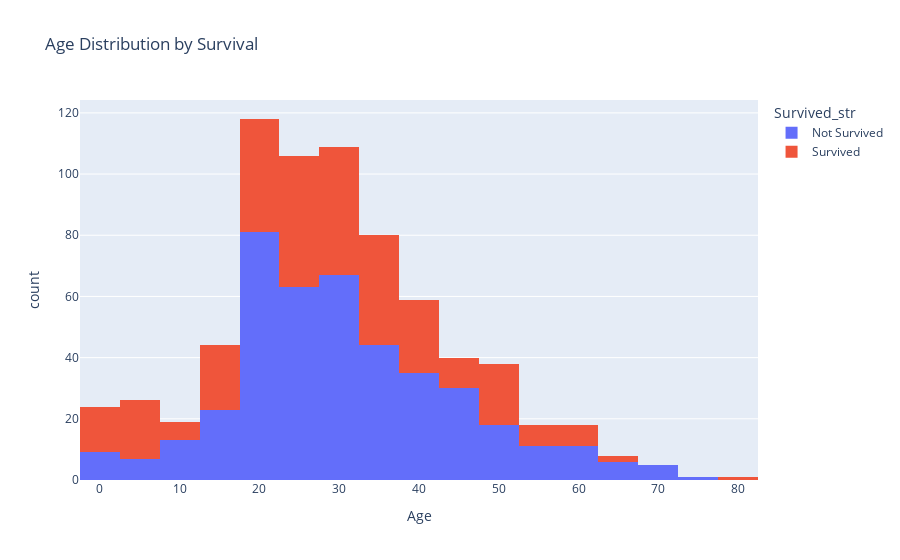
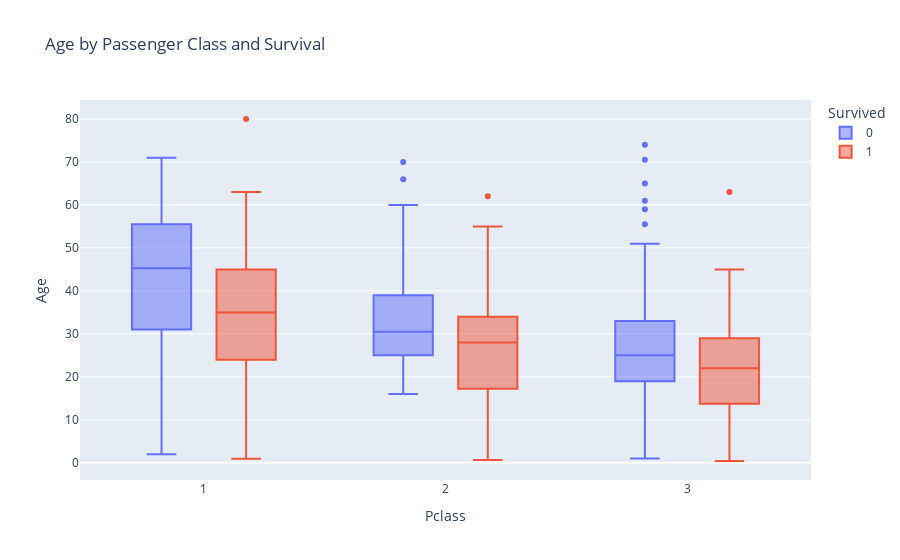

The notebook cell saved with these charts, in order:
### Markdown cell above
# 6.*Interactive Visuals*

### Code cell
df['Survived_str'] = df['Survived'].map({0: 'Not Survived', 1: 'Survived'})
fig = px.histogram(df, x='Age', color='Survived_str', nbins=30,
                   title="Age Distribution by Survival")
fig.show()

fig = px.box(df, x='Pclass', y='Age', color='Survived', title="Age by Passenger Class and Survival")
fig.show()

### Figure 1 — Plotly figure (JSON) as saved in the notebook; plotly's stock layout.template omitted (floating-point values rounded to 4 significant figures; data arrays with more than 128 entries replaced by an {"elided": "..."} marker saying what was removed)
{"data": [{"alignmentgroup": "True", "bingroup": "x", "hovertemplate": "Survived_str=Not Survived<br>Age=%{x}<br>count=%{y}<extra></extra>", "legendgroup": "Not Survived", "marker": {"color": "#636efa", "pattern": {"shape": ""}}, "name": "Not Survived", "nbinsx": 30, "offsetgroup": "Not Survived", "orientation": "v", "showlegend": true, "type": "histogram", "x": {"elided": "549 float values"}, "xaxis": "x", "yaxis": "y"}, {"alignmentgroup": "True", "bingroup": "x", "hovertemplate": "Survived_str=Survived<br>Age=%{x}<br>count=%{y}<extra></extra>", "legendgroup": "Survived", "marker": {"color": "#EF553B", "pattern": {"shape": ""}}, "name": "Survived", "nbinsx": 30, "offsetgroup": "Survived", "orientation": "v", "showlegend": true, "type": "histogram", "x": {"elided": "342 float values"}, "xaxis": "x", "yaxis": "y"}], "layout": {"autosize": true, "barmode": "relative", "legend": {"title": {"text": "Survived_str"}, "tracegroupgap": 0}, "title": {"text": "Age Distribution by Survival"}, "xaxis": {"anchor": "y", "autorange": true, "domain": [0, 1], "range": [-2.5, 82.5], "title": {"text": "Age"}, "type": "linear"}, "yaxis": {"anchor": "x", "autorange": true, "domain": [0, 1], "range": [0, 124.2], "title": {"text": "count"}}}}

### Figure 2 — Plotly figure (JSON) as saved in the notebook; plotly's stock layout.template omitted (floating-point values rounded to 4 significant figures; data arrays with more than 128 entries replaced by an {"elided": "..."} marker saying what was removed)
{"data": [{"alignmentgroup": "True", "hovertemplate": "Survived=0<br>Pclass=%{x}<br>Age=%{y}<extra></extra>", "legendgroup": "0", "marker": {"color": "#636efa"}, "name": "0", "notched": false, "offsetgroup": "0", "orientation": "v", "showlegend": true, "type": "box", "x": {"elided": "549 int values"}, "x0": " ", "xaxis": "x", "y": {"elided": "549 float values"}, "y0": " ", "yaxis": "y"}, {"alignmentgroup": "True", "hovertemplate": "Survived=1<br>Pclass=%{x}<br>Age=%{y}<extra></extra>", "legendgroup": "1", "marker": {"color": "#EF553B"}, "name": "1", "notched": false, "offsetgroup": "1", "orientation": "v", "showlegend": true, "type": "box", "x": {"elided": "342 int values"}, "x0": " ", "xaxis": "x", "y": {"elided": "342 float values"}, "y0": " ", "yaxis": "y"}], "layout": {"autosize": true, "boxmode": "group", "legend": {"title": {"text": "Survived"}, "tracegroupgap": 0}, "title": {"text": "Age by Passenger Class and Survival"}, "xaxis": {"anchor": "y", "autorange": true, "domain": [0, 1], "range": [0.4902, 3.51], "title": {"text": "Pclass"}, "type": "linear"}, "yaxis": {"anchor": "x", "autorange": true, "domain": [0, 1], "range": [-4.001, 84.42], "title": {"text": "Age"}, "type": "linear"}}}
